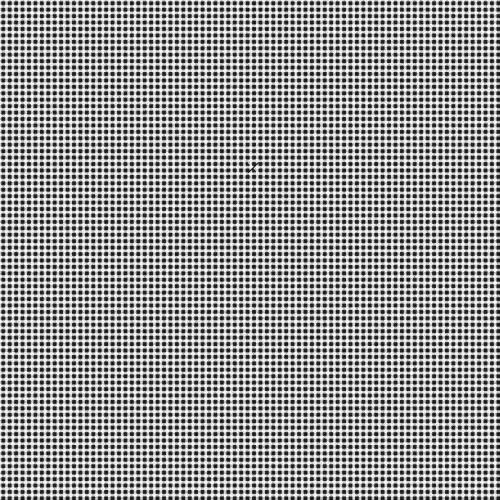
#> input picture algorithm/tests/synthetic_data_phase2/pair_0/search.png, 1000 x 1000 px, found by its file name (shown at 1/2 size)
$ python debug_check.py
#> lines starting #> are read from the running program, lines starting #| are printed output that depends on the picture; after the words box and inside, x2 and y2 are one past the last pixel; in counts of white or black regions, pixels touching at a corner belong together; long printed decimals are rounded
#> further down, image is the input picture: shape (1000, 1000, 3); min 0, max 255, mean 151.9
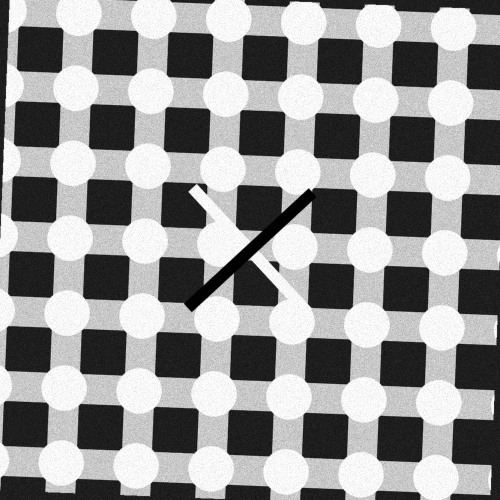
#> input picture algorithm/tests/synthetic_data_phase2/pair_0/reference.png, 1000 x 1000 px, found by its file name (shown at 1/2 size)
#> further down, template is the input picture: shape (1000, 1000, 3); min 0, max 255, mean 149.8
### algorithm/core/rotation_search.py
import cv2
import numpy as np
from ncc import ncc_match

def rotate_image(img, angle):
    """Rotates an image around its center, keeping the same canvas size."""
#> called with angle = 2
    h, w = img.shape[:2]
#> h = 1000; w = 1000
    center = (w // 2, h // 2)
#> center = (500, 500)
    M = cv2.getRotationMatrix2D(center, angle, 1.0)
    rotated = cv2.warpAffine(img, M, (w, h))
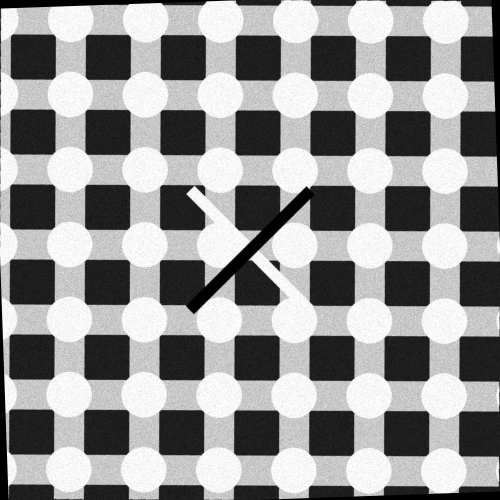
#> rotated: shape (1000, 1000, 3) (shown at 1/2 size); min 0, max 255, mean 149.3
    return rotated

# [20 lines left out: function rotation_search, not called in this run]


# [18 lines that do not run on import are left out]

### algorithm/core/scale_rotation_search.py
import cv2
import numpy as np
from ncc import ncc_match
from rotation_search import rotate_image

def scale_template(template, scale):
#> called with scale = 0.1
    h, w = template.shape[:2]
#> h = 1000; w = 1000
    new_w = max(1, int(w * scale))
#> new_w = 100
    new_h = max(1, int(h * scale))
#> new_h = 100
    return cv2.resize(template, (new_w, new_h))
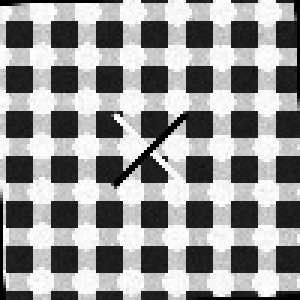
#> returned value: shape (100, 100, 3) (shown 3 times larger); min 0, max 255, mean 149.5

# [28 lines left out: function scale_rotation_search, not called in this run]
# [18 lines that do not run on import are left out]

### algorithm/core/ncc.py
import cv2
import numpy as np


# [17 lines left out: function ncc_match, not called in this run]


# [13 lines that do not run on import are left out]


def ncc_match_multi(image, template, num_peaks=8, min_distance=15):
    """
    Like ncc_match, but returns the top `num_peaks` local maxima from the
    correlation surface (not just the single global best), suppressing
    peaks that are within `min_distance` px of an already-kept peak.
    Needed for periodic layouts where many near-identical matches exist.
    Returns a list of (center_x, center_y, score).
    """
#> called with num_peaks = 15, min_distance = 15
    if len(image.shape) == 3:
        image = cv2.cvtColor(image, cv2.COLOR_BGR2GRAY)
#> image: shape (1000, 1000)
    if len(template.shape) == 3:
        template = cv2.cvtColor(template, cv2.COLOR_BGR2GRAY)
#> template: shape (100, 100)
    result = cv2.matchTemplate(image, template, cv2.TM_CCOEFF_NORMED)
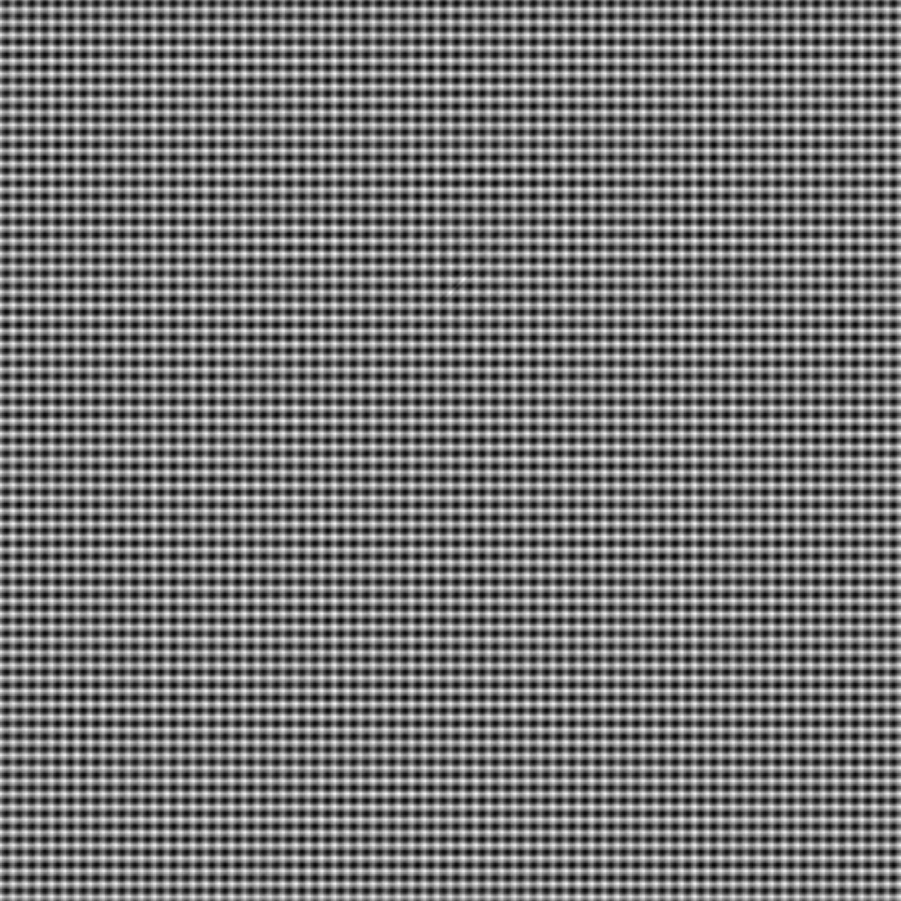
#> result: shape (901, 901) float32; min -0.0728, max 0.0837, mean 6.26e-05; drawn with min black and max white
    h, w = template.shape[:2]
#> h = 100; w = 100
    result_copy = result.copy()
    peaks = []
    for _ in range(num_peaks):
        _, max_val, _, max_loc = cv2.minMaxLoc(result_copy)
        top_left_x, top_left_y = max_loc
        center_x = top_left_x + w // 2
        center_y = top_left_y + h // 2
        peaks.append((center_x, center_y, max_val))
        y0 = max(0, top_left_y - min_distance)
        y1 = min(result_copy.shape[0], top_left_y + min_distance)
        x0 = max(0, top_left_x - min_distance)
        x1 = min(result_copy.shape[1], top_left_x + min_distance)
        result_copy[y0:y1, x0:x1] = -1
#> this loop made 15 passes
#> (max_val, top_left_x, top_left_y, center_x, center_y, y0, y1, x0) on passes 1 to 12: (0.0837, 463, 279, 513, 329, 264, 294, 448), (0.0779, 231, 60, 281, 110, 45, 75, 216), (0.0775, 758, 613, 808, 663, 598, 628, 743), (0.0772, 437, 266, 487, 316, 251, 281, 422), (0.077, 398, 793, 448, 843, 778, 808, 383), (0.0768, 424, 60, 474, 110, 45, 75, 409), (0.0766, 335, 703, 385, 753, 688, 718, 320), (0.0766, 681, 562, 731, 612, 547, 577, 666), (0.0764, 591, 536, 641, 586, 521, 551, 576), (0.0764, 489, 176, 539, 226, 161, 191, 474), (0.0764, 695, 806, 745, 856, 791, 821, 680), (0.0762, 695, 472, 745, 522, 457, 487, 680)
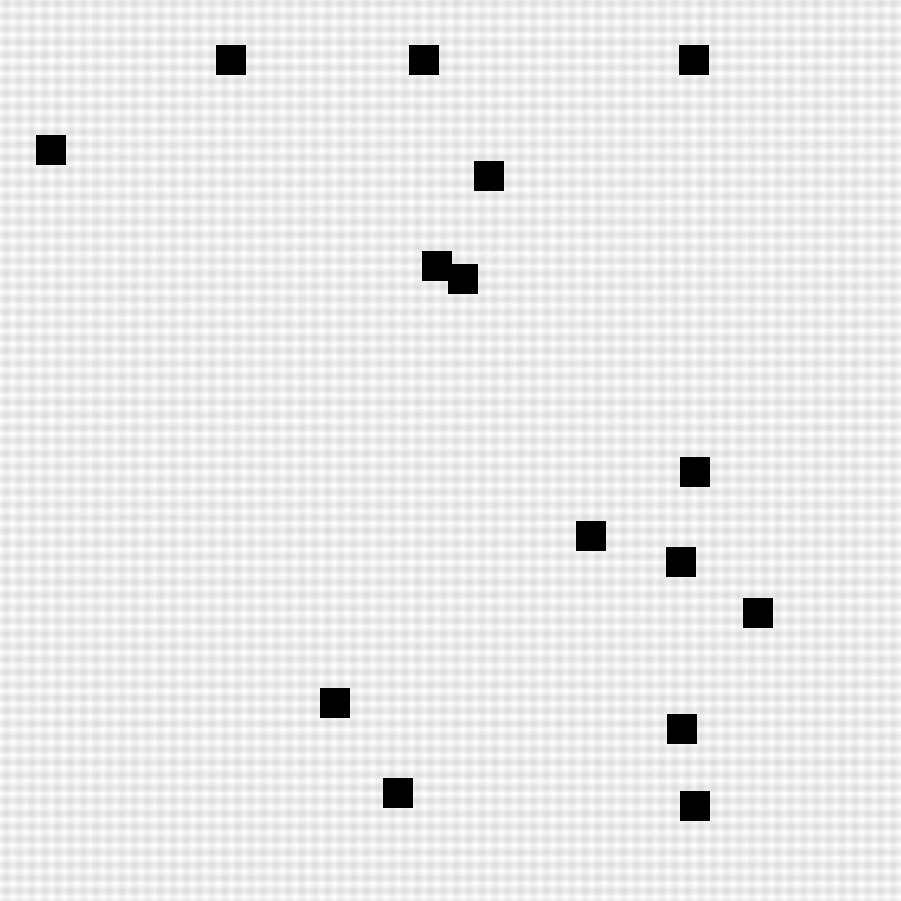
#> result_copy: shape (901, 901) float32; 1.65% of pixels changed, all inside (x1, y1, x2, y2) = (36, 45, 773, 821); drawn with min black and max white
#> after the loop, peaks = 15 items, first 6: (513, 329, 0.0837), (281, 110, 0.0779), (808, 663, 0.0775), (487, 316, 0.0772), (448, 843, 0.077), (474, 110, 0.0768)
    return peaks

### algorithm/scripts/debug_check.py
import cv2
from ncc import ncc_match_multi
from rotation_search import rotate_image
from scale_rotation_search import scale_template

image = cv2.imread("../tests/synthetic_data/pair_0/search.png")
template = cv2.imread("../tests/synthetic_data/pair_0/reference.png")

rotated = rotate_image(template, 2.0)
scaled = scale_template(rotated, 0.10)

peaks = ncc_match_multi(image, scaled, num_peaks=15, min_distance=15)
peaks.sort(key=lambda p: -p[2])

print("Top peaks (x, y, score):")
for p in peaks:
    print(p)
#> this loop made 15 passes
#> p on passes 1 to 12: (513, 329, 0.0837), (281, 110, 0.0779), (808, 663, 0.0775), (487, 316, 0.0772), (448, 843, 0.077), (474, 110, 0.0768), (385, 753, 0.0766), (731, 612, 0.0766), (641, 586, 0.0764), (539, 226, 0.0764), (745, 856, 0.0764), (745, 522, 0.0762)
#| (513, 329, 0.08374)
#| (281, 110, 0.07792)
#| (808, 663, 0.07748)
#| (487, 316, 0.07718)
#| (448, 843, 0.07704)
#| (474, 110, 0.07683)
#| (385, 753, 0.07663)
#| (731, 612, 0.0766)
#> (further printed lines are left out)
